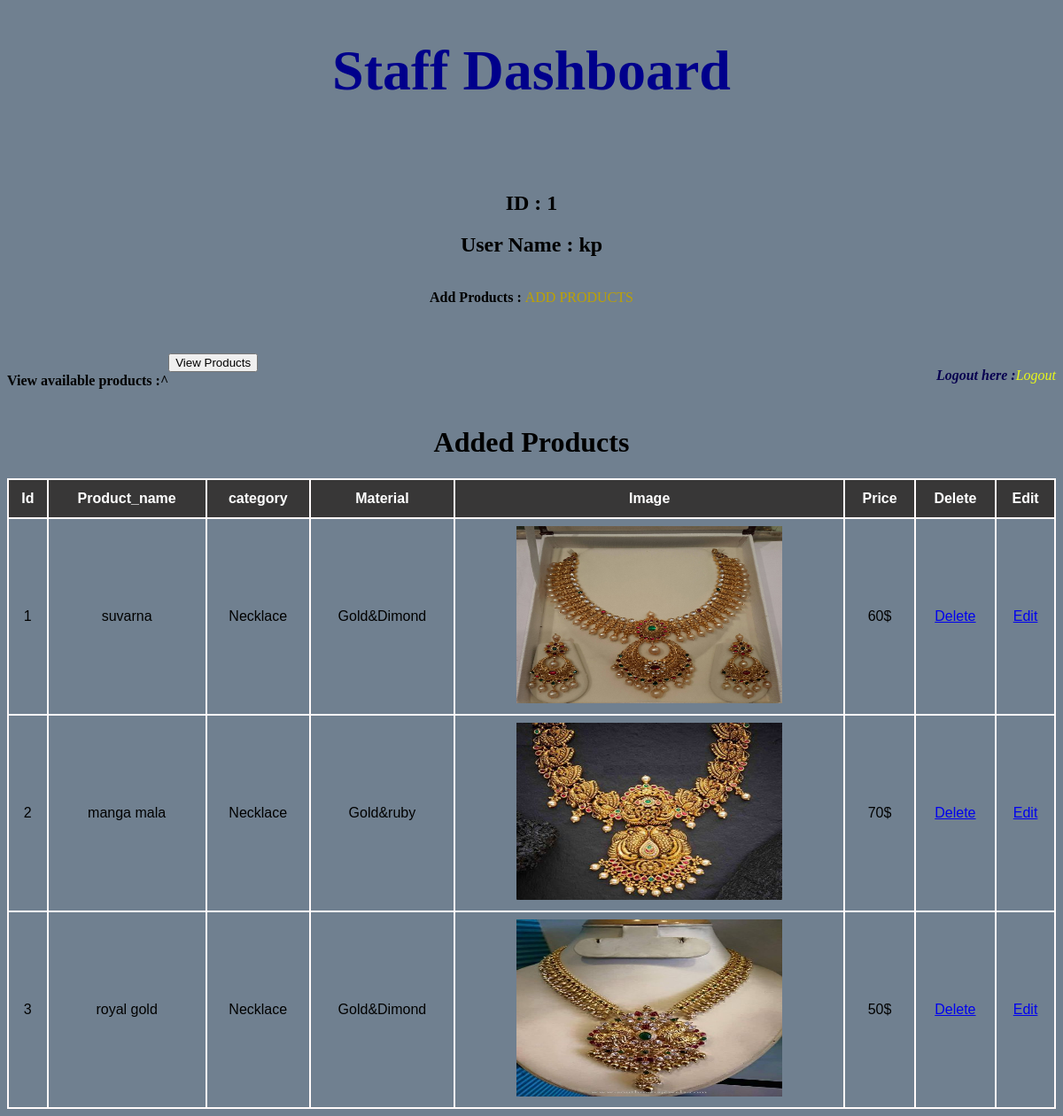
The app's page /staff_dashboard/ (signed in) with its own data.
### Jewellaryapp/models.py (models this page shows)
class addproduct(models.Model):
    itemname=models.CharField(max_length=100)
    itemimage = models.ImageField(upload_to='images/',blank=True)
    price = models.IntegerField()
    material = models.CharField(max_length=100)
    category = models.CharField(max_length=100)

### Jewellaryapp/views.py (the view)
# urls.py: path('staff_dashboard/', views.staff_dashboard, name='staff_dashboard'),
def staff_dashboard(request):
    id=request.session['id']
    username= request.session['username']
    form = addproduct_form()
    if request.method =="POST":
        form = addproduct_form(request.POST,request.FILES)
        if form.is_valid():
            form.save()
    cr = addproduct.objects.all()
    return render(request,'staff_dashbord.html',{'username':username,'id':id,'form':form,'cr':cr})

### templates/staff_dashbord.html (shortened to what this page needs)
<!DOCTYPE html>
<html lang="en">
<head>
</head>
<body>
    <h1 style="text-align: center; color: darkblue; font-size: 4rem;">Staff Dashboard</h1>
    <br>
  <br>
  <div style="text-align: center;">
    <h2>ID : {{id}}</h2>
  <h2>User Name : {{username}}</h2>
  </div>
  <br>
  <div style="display: flex; gap: 3rem; justify-content: center;">
    <div>
     <b> Add Products : </b> <a  href="/add_product/" style="text-decoration: none; color: rgb(189, 161, 2);">ADD PRODUCTS</a>
  </div>
  </div>
  <br>
  <br>
  <br>
      <div style="display: inline-flex;">
        <h4>View available products :^</h4><span><a href="/viewproduct/"><button>View Products</button></a></span>
      </div>
      <div style="display: inline-flex; font-style: oblique; float:right;">
        <b><p style="color: #080050; " >Logout here : </p></b><a href="/staff_logout/" style="color: #e8f71a; padding-top: 1rem; text-decoration: none;" >Logout</a>
    </div>
    <h1 style="text-align: center;">Added Products</h1>
    <table id="customers">
        <tr>
            <th>Id</th>
            <th>Product_name</th>
            <th>category</th>
            <th>Material</th>
            <th>Image</th>
            <th>Price</th>
            <th>Delete</th>
            <th>Edit</th>
        </tr>
        {% for i in cr %}
        <tr>
            <td>{{forloop.counter}}</td>
            <td>{{i.itemname}}</td>
            <td>{{i.category}}</td>
            <td>{{i.material}}</td>
            <td><img src="{{i.itemimage.url}}" height="200px" width="300px"></td>
            <td>{{i.price}}$</td>
            <td><a href="{% url 'product_delete' i.id %}">Delete</a></td>
            <td><a href="{% url 'product_update' i.id %}">Edit</a></td>
        </tr>
        {% endfor %}
    </table>
</body>
</html>

### templates/staff_dashbord.html (style rules this page uses)
#customers { font-family: Arial, Helvetica, sans-serif; border-collapse: collapse; width: 100%; }
#customers td, #customers th { border: 2.5px snow solid; padding: 8px; text-align: center; }
#customers tr:nth-child(even) { background-color: slategray; }
#customers th { padding-top: 12px; padding-bottom: 12px; text-align: center; background-color: #383737; color: white; }
body { background-color: slategray; }

### records on screen
addproduct: itemname "suvarna", category "Necklace", material "Gold&Dimond", itemimage (picture), price "60"
addproduct: itemname "manga mala", category "Necklace", material "Gold&ruby", itemimage (picture), price "70"
addproduct: itemname "royal gold", category "Necklace", material "Gold&Dimond", itemimage (picture), price "50"

### other values on screen
{{ id }} "1"
{{ username }} "kp"
